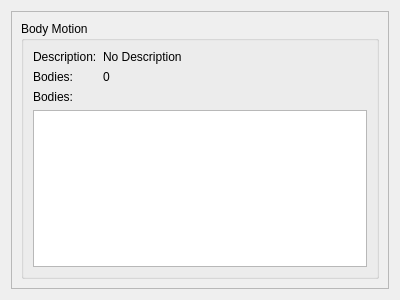
<?xml version="1.0" encoding="UTF-8"?>
<ui version="4.0">
 <class>BodyMotionWidget</class>
 <widget class="QWidget" name="BodyMotionWidget">
  <property name="geometry">
   <rect>
    <x>0</x>
    <y>0</y>
    <width>400</width>
    <height>300</height>
   </rect>
  </property>
  <property name="windowTitle">
   <string>Form</string>
  </property>
  <layout class="QGridLayout" name="gridLayout_2">
   <item row="0" column="0">
    <widget class="QScrollArea" name="_motionScroll">
     <property name="widgetResizable">
      <bool>true</bool>
     </property>
     <widget class="QWidget" name="_motionContents">
      <property name="geometry">
       <rect>
        <x>0</x>
        <y>0</y>
        <width>380</width>
        <height>280</height>
       </rect>
      </property>
      <layout class="QGridLayout" name="gridLayout">
       <item row="0" column="0">
        <widget class="QGroupBox" name="_motionGroupBox">
         <property name="title">
          <string>Body Motion</string>
         </property>
         <layout class="QGridLayout" name="gridLayout_7">
          <item row="0" column="0">
           <layout class="QFormLayout" name="_motionFormLayout">
            <item row="0" column="0">
             <widget class="QLabel" name="_motionDescriptionLabel">
              <property name="text">
               <string>Description:</string>
              </property>
             </widget>
            </item>
            <item row="1" column="0">
             <widget class="QLabel" name="_motionBodiesLabel">
              <property name="text">
               <string>Bodies:</string>
              </property>
             </widget>
            </item>
            <item row="1" column="1">
             <widget class="QLabel" name="_motionBodies">
              <property name="text">
               <string>0</string>
              </property>
             </widget>
            </item>
            <item row="0" column="1">
             <widget class="QLabel" name="_motionDescription">
              <property name="text">
               <string>No Description</string>
              </property>
             </widget>
            </item>
           </layout>
          </item>
          <item row="1" column="0">
           <layout class="QVBoxLayout" name="_motionLayout">
            <item>
             <widget class="QLabel" name="_motionBodiesTableLabel">
              <property name="text">
               <string>Bodies:</string>
              </property>
             </widget>
            </item>
            <item>
             <widget class="QTableWidget" name="_motionBodiesTable">
              <property name="editTriggers">
               <set>QAbstractItemView::NoEditTriggers</set>
              </property>
              <property name="selectionBehavior">
               <enum>QAbstractItemView::SelectRows</enum>
              </property>
              <attribute name="verticalHeaderVisible">
               <bool>false</bool>
              </attribute>
             </widget>
            </item>
           </layout>
          </item>
         </layout>
        </widget>
       </item>
      </layout>
     </widget>
    </widget>
   </item>
  </layout>
 </widget>
 <resources/>
 <connections/>
</ui>
